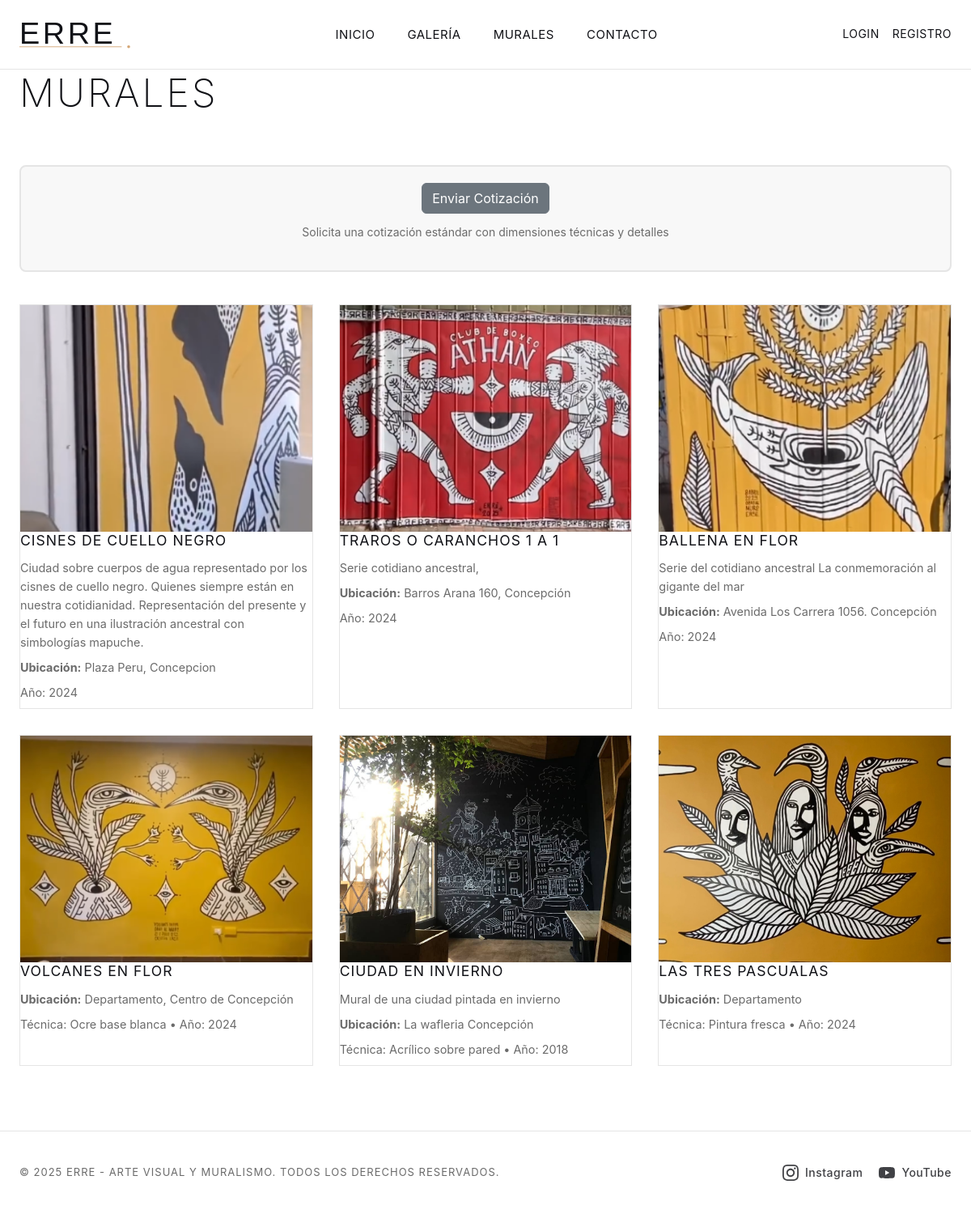
The page /murales/ on the database its author committed.
### mural/models.py (models this page shows, shortened)
class Mural(models.Model):
	title = models.CharField(max_length=200)
	description = models.TextField(blank=True)
	image = models.ImageField(upload_to='murals/', blank=True, null=True)
	location = models.CharField(max_length=200, blank=True)
	technique = models.CharField(max_length=200, blank=True)
	dimensions = models.CharField(max_length=200, blank=True)
	year = models.IntegerField(null=True, blank=True)
	created_at = models.DateTimeField(auto_now_add=True)
	class Meta:
		verbose_name = 'Mural'
		verbose_name_plural = 'Murales'

### mural/views.py (the view)
# urls.py: path('', views.mural_list, name='mural_list'),
def mural_list(request):
    murals = Mural.objects.order_by('-created_at')
    return render(request, 'mural/mural_list.html', {'murals': murals})

### core/context_processors.py (called while the page is built)
def social_media(request):
    setting = SiteSetting.objects.first()
    return {
        'instagram_url': setting.instagram_url if setting else '',
        'youtube_url': setting.youtube_url if setting else '',
    }

### templates/mural/mural_list.html (shortened to what this page needs)
{% extends 'base.html' %}
{% load static currency %}
{% block content %}
  <div style="display: flex; justify-content: space-between; align-items: center; margin-bottom: 60px; flex-wrap: wrap; gap: 24px;">
    <h1 style="margin: 0;">Murales</h1>
  </div>
  <div style="margin-top: 20px; margin-bottom: 40px; text-align: center; padding: 20px; background: var(--gray-light); border-radius: 8px; border: 2px solid var(--gray-border);">
      <a href="{% url 'mural:send_standard_quote' %}" class="btn btn-secondary" style="text-decoration: none; display: inline-block;">Enviar Cotización</a>
      <p style="margin-top: 12px; font-size: 14px; color: var(--gray-muted);">Solicita una cotización estándar con dimensiones técnicas y detalles</p>
  </div>
  <div class="grid">
    {% for m in murals %}
      <article class="card" style="display: flex; flex-direction: column; height: 100%;">
        <div style="flex-grow: 1;">
          {% if m.image %}
            <a class="lightbox" href="{{ m.image.url }}"><img src="{{ m.image.url }}" alt="{{ m.title }}"></a>
          {% else %}
            <img src="{% static 'img/placeholder.png' %}" alt="{{ m.title }}">
          {% endif %}
          <h3>{{ m.title }}</h3>
          {% if m.description %}<p class="meta">{{ m.description }}</p>{% endif %}
          <p class="meta"><strong>Ubicación:</strong> {{ m.location }}</p>
          <p class="meta">{% if m.technique %}Técnica: {{ m.technique }} • {% endif %}{% if m.year %}Año: {{ m.year }}{% endif %}</p>
        </div>
      </article>
    {% empty %}
      <div style="grid-column: 1 / -1; text-align: center; padding: 40px; background: var(--gray-light); border-radius: 8px; border: 2px solid var(--black);">
        <p style="font-size: 1.1rem; color: var(--gray-muted);">No hay murales disponibles.</p>
      </div>
    {% endfor %}
  </div>
{% endblock %}

### static/css/style.css (style rules this page uses)
:root { --mustard: #D4A574; --mustard-dark: #B8945F; --mustard-light: #E8C99A; --black: #111217; --white: #FFFFFF; --gray-light: #F8F8F8; --gray-muted: #6b6b6b; --gray-border: #E5E5E5; }
* { box-sizing: border-box; margin: 0; padding: 0; }
html, body { height: 100%; margin: 0; padding: 0; }
body { font-family: 'Inter', -apple-system, BlinkMacSystemFont, 'Segoe UI', Roboto, 'Helvetica Neue', Arial, sans-serif; background: var(--white); color: var(--black); line-height: 1.6; font-size: 16px; -webkit-font-smoothing: antialiased; -moz-osx-font-smoothing: grayscale; }
h1, h2, h3, h4, h5, h6 { color: var(--black); margin-top: 0; font-weight: 300; letter-spacing: 1px; }
h1 { font-size: 3rem; margin-bottom: 40px; font-weight: 200; letter-spacing: 3px; text-transform: uppercase; }
h3 { font-size: 1.5rem; margin-bottom: 24px; font-weight: 400; letter-spacing: 1px; }
.card { background: var(--white); padding: 0; border-radius: 0; border: 1px solid var(--gray-border); transition: transform 0.3s ease, box-shadow 0.3s ease; overflow: hidden; position: relative; }
.card img { width: 100%; height: 280px; object-fit: cover; display: block; transition: transform 0.5s ease; }
.card h3 { margin: 0 0 12px 0; font-size: 1.1rem; font-weight: 400; letter-spacing: 1px; text-transform: uppercase; }
.card p { margin: 8px 0; color: var(--gray-muted); font-size: 0.9rem; line-height: 1.6; }
.grid { display: grid; grid-template-columns: repeat(auto-fill, minmax(280px, 1fr)); gap: 32px; margin: 40px 0; }
.meta { color: var(--gray-muted); font-size: 0.9rem; line-height: 1.6; }

### rows shown on the page
Mural: image (picture), title "CISNES DE CUELLO NEGRO", description "Ciudad sobre cuerpos de agua representado por los cisnes de cuello negro. Quienes siempre están en nuestra cotidianidad. Representación del presente y el futuro en una ilustración ancestral con simbologías mapuche.", location "Plaza Peru, Concepcion", year "2024"
Mural: image (picture), title "TRAROS O CARANCHOS 1 A 1", description "Serie cotidiano ancestral,", location "Barros Arana 160, Concepción", year "2024"
Mural: image (picture), title "BALLENA EN FLOR", description "Serie del cotidiano ancestral La conmemoración al gigante del mar", location "Avenida Los Carrera 1056. Concepción", year "2024"
Mural: image (picture), title "VOLCANES EN FLOR", location "Departamento, Centro de Concepción", technique "Ocre base blanca", year "2024"
Mural: image (picture), title "CIUDAD EN INVIERNO", description "Mural de una ciudad pintada en invierno", location "La wafleria Concepción", technique "Acrílico sobre pared", year "2018"
Mural: image (picture), title "LAS TRES PASCUALAS", location "Departamento", technique "Pintura fresca", year "2024"
